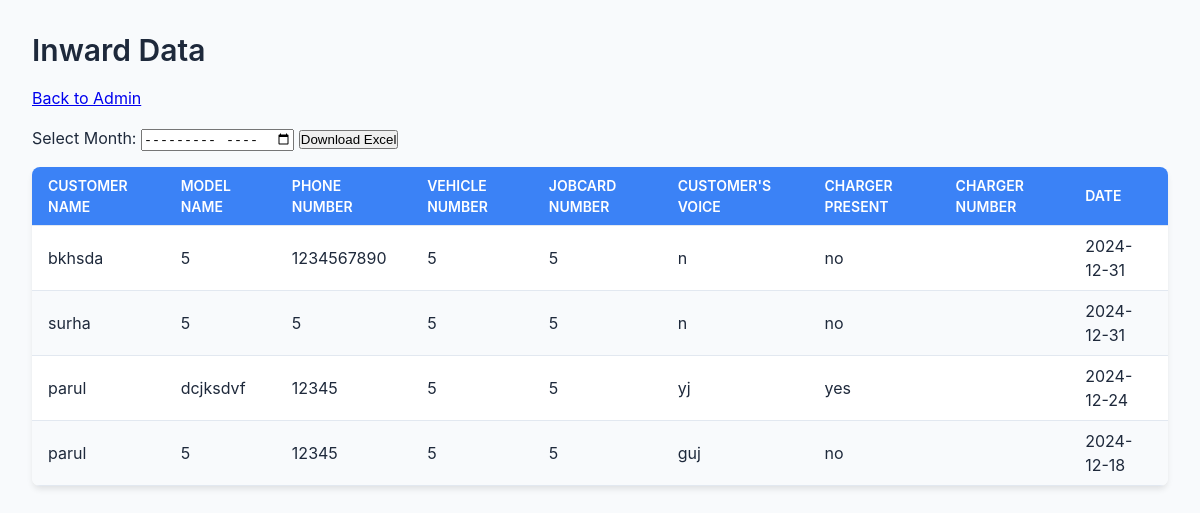
The page /inward_admin on the database as committed earlier.
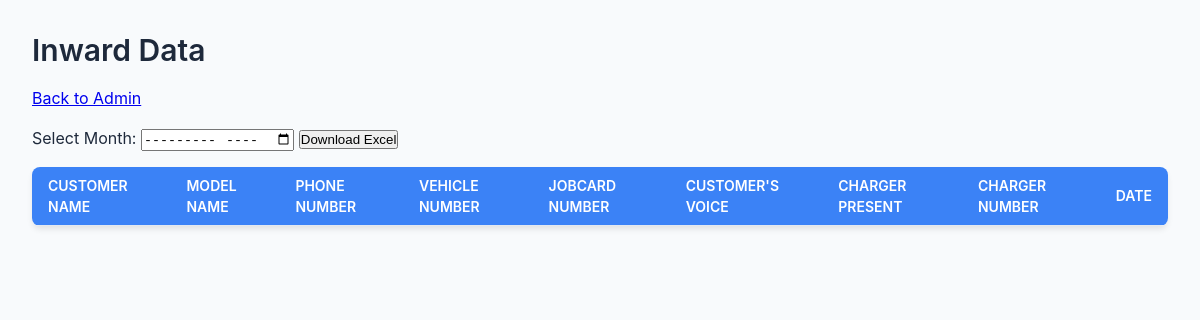
The same page on the database as committed later.
### app.py (models this page shows, shortened)
class Inward(db.Model):
    id = db.Column(db.Integer, primary_key=True)
    customer_name = db.Column(db.String(100), nullable=False)
    model_name = db.Column(db.String(100), nullable=False)
    phone_number = db.Column(db.String(15), nullable=False)
    vehicle_number = db.Column(db.String(20), nullable=False)
    jobcard_number = db.Column(db.String(50), nullable=False)
    customers_voice = db.Column(db.String(500), nullable=False)
    charger_present = db.Column(db.String(5), nullable=False)
    charger_number = db.Column(db.String(50))
    date = db.Column(db.String(20), nullable=False)

### app.py (the view)
@app.route('/inward_admin')
def inward_admin():
    inwards = Inward.query.all()  # Fetch all inward records from the database
    return render_template('inward_admin.html', inwards=inwards, datetime=datetime)

### templates/inward_admin.html (shortened to what this page needs)
<!DOCTYPE html>
<html>
<head>
    <link rel="stylesheet" href="{{ url_for('static', filename='style.css') }}">
</head>
<body>
    <h2>Inward Data</h2>
    <p><a href="{{ url_for('admin') }}">Back to Admin</a></p>
    <form method="get" action="{{ url_for('download_inward_data') }}">
        <label for="month">Select Month:</label>
        <input type="month" id="month" name="month">
        <button type="submit">Download Excel</button>
    </form>
    <table>
        <thead>
            <tr>
                <th>Customer Name</th>
                <th>Model Name</th>
                <th>Phone Number</th>
                <th>Vehicle Number</th>
                <th>Jobcard Number</th>
                <th>Customer's Voice</th>
                <th>Charger Present</th>
                <th>Charger Number</th>
                <th>Date</th>
            </tr>
        </thead>
        <tbody>
            {% for inward in inwards %}
            <tr>
                <td>{{ inward.customer_name }}</td>
                <td>{{ inward.model_name }}</td>
                <td>{{ inward.phone_number }}</td>
                <td>{{ inward.vehicle_number }}</td>
                <td>{{ inward.jobcard_number }}</td>
                <td>{{ inward.customers_voice }}</td>
                <td>{{ inward.charger_present }}</td>
                <td>{{ inward.charger_number }}</td>
                <td>{{ inward.date }}</td>
            </tr>
            {% endfor %}
        </tbody>
    </table>
</body>
</html>

### static/style.css (style rules this page uses)
:root { --primary-color: #3b82f6; --secondary-color: #60a5fa; --accent-color: #93c5fd; --background-color: #f8fafc; --surface-color: #ffffff; --text-color: #1e293b; --text-light: #64748b; --success-color: #10b981; --error-color: #ef4444; --font-family: 'Inter', system-ui, -apple-system, sans-serif; --font-size-base: 1rem; --line-height: 1.5; --space-xs: 0.25rem; --space-sm: 0.5rem; --space-md: 1rem; --space-lg: 1.5rem; --space-xl: 2rem; --shadow-sm: 0 1px 2px 0 rgba(0, 0, 0, 0.05); --shadow-md: 0 4px 6px -1px rgba(0, 0, 0, 0.1); --shadow-lg: 0 10px 15px -3px rgba(0, 0, 0, 0.1); --border-radius: 0.5rem; --border-width: 1px; --border-color: #e2e8f0; --transition-speed: 0.2s; --transition-easing: ease-in-out; }
* { box-sizing: border-box; margin: 0; padding: 0; }
html { font-size: 16px; scroll-behavior: smooth; }
body { font-family: var(--font-family); font-size: var(--font-size-base); line-height: var(--line-height); color: var(--text-color); background-color: var(--background-color); min-height: 100vh; padding: var(--space-xl); }
h1, h2, h3 { font-weight: 600; line-height: 1.25; margin-bottom: var(--space-md); }
h2 { font-size: 1.875rem; }
p { margin-bottom: var(--space-md); color: var(--text-light); }
table { width: 100%; border-collapse: collapse; margin: var(--space-md) 0; background-color: var(--surface-color); box-shadow: var(--shadow-md); border-radius: var(--border-radius); overflow: hidden; }
th, td { padding: var(--space-sm) var(--space-md); text-align: left; border-bottom: var(--border-width) solid var(--border-color); }
th { background-color: var(--primary-color); color: white; font-weight: 600; text-transform: uppercase; font-size: 0.875rem; }

Rows that differ between the two databases and show on the page:
removed Inward: customer_name "bkhsda", model_name "5", phone_number "1234567890", vehicle_number "5", jobcard_number "5", customers_voice "n", charger_present "no", date "2024-12-31"
removed Inward: customer_name "surha", model_name "5", phone_number "5", vehicle_number "5", jobcard_number "5", customers_voice "n", charger_present "no", date "2024-12-31"
removed Inward: customer_name "parul", model_name "dcjksdvf", phone_number "12345", vehicle_number "5", jobcard_number "5", customers_voice "yj", charger_present "yes", date "2024-12-24"
removed Inward: customer_name "parul", model_name "5", phone_number "12345", vehicle_number "5", jobcard_number "5", customers_voice "guj", charger_present "no", date "2024-12-18"
